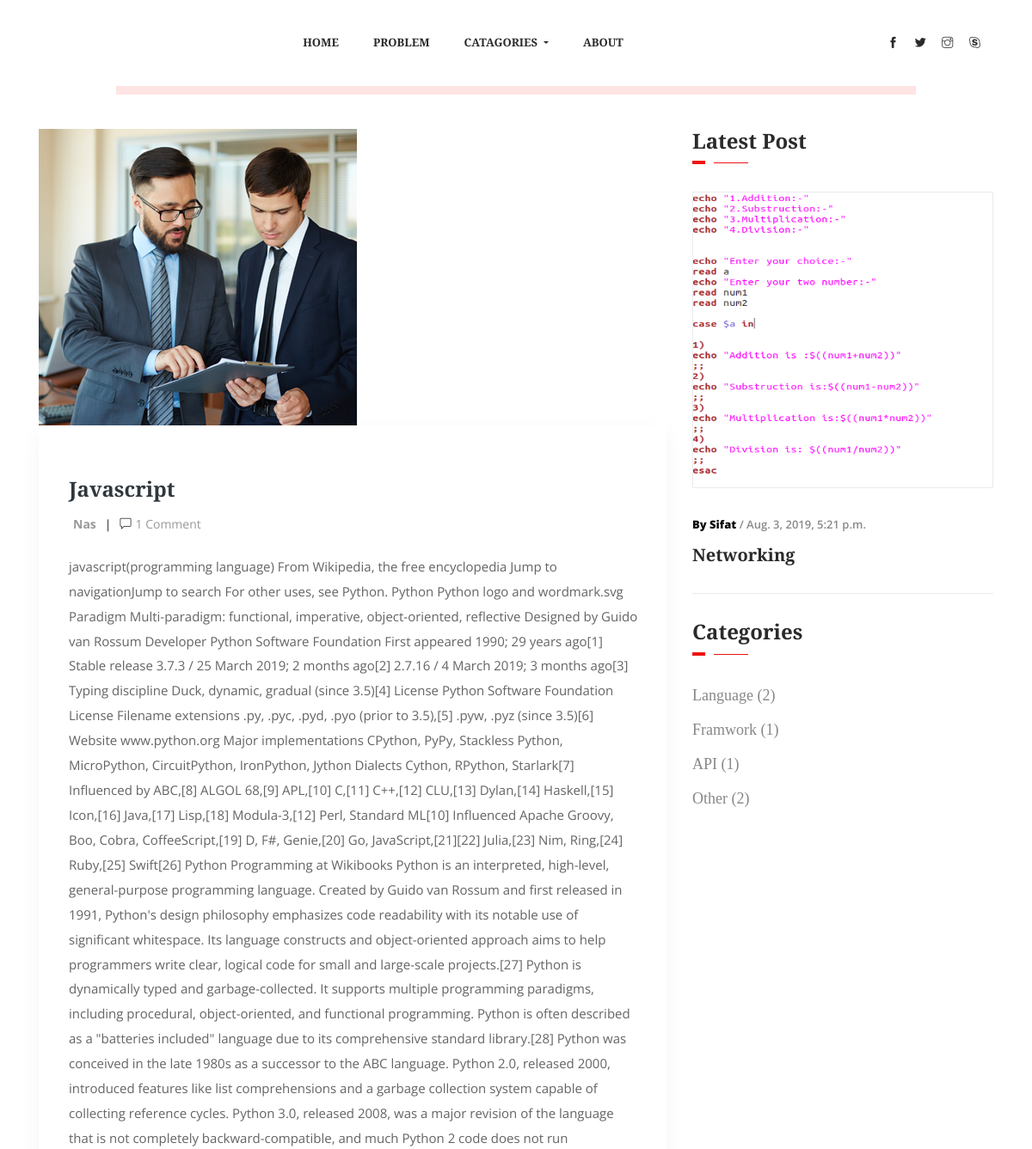
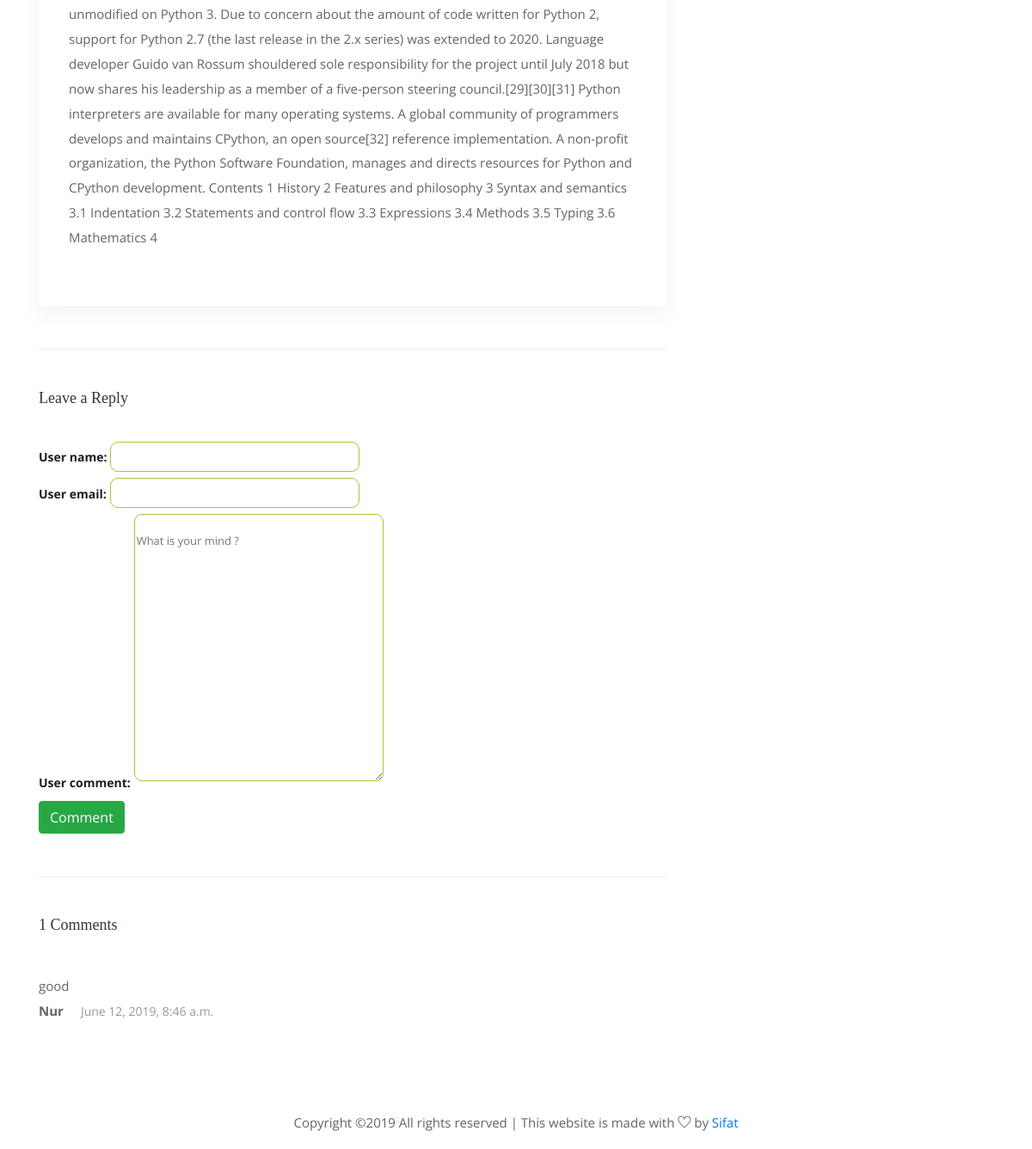
The page /detail/2/ on the database its author committed (2 pictures, top to bottom).
### mainblog/models.py (models this page shows, shortened)
class Post(models.Model):
    title = models.CharField(max_length=255)
    image = models.ImageField(upload_to='images/')
    post_detail = models.TextField()
    author = models.ForeignKey(Author,related_name='posts',on_delete=models.CASCADE)
    catagory = models.ForeignKey(Catagory,related_name="catagories",on_delete=models.CASCADE)
    pub_date = models.DateTimeField(auto_now_add=True)
    likes = models.IntegerField(default=0)
    class Meta:
        ordering =['-pub_date']
    def comment_count(self):
        comment = Post.objects.get(title=self.title)
        return comment.comments.all().count()

class Author(models.Model):
    name = models.CharField(max_length=255)
    def __str__(self):
        return self.name

class Comment(models.Model):
    user_name = models.CharField(max_length=255)
    user_email = models.EmailField()
    post =models.ForeignKey(Post,related_name='comments',on_delete=models.CASCADE)
    user_comment = models.TextField()
    comment_date = models.DateTimeField(auto_now_add=True)
    approve_comment = models.BooleanField(default=False)
    class Meta:
        ordering = ['-comment_date']

class Catagory(models.Model):
    catagory_name = models.CharField(max_length=255)
    def get_cata_count(self):
        catagory=Catagory.objects.get(catagory_name=self.catagory_name)
        return catagory.catagories.all().count()

### mainblog/views.py (the view)
# urls.py: path('detail/<post_id>/',views.detail,name ='detail'),
def detail(request,post_id):
    post = get_object_or_404(Post, pk=post_id)
    catagories = Catagory.objects.all()
    latest_post = Post.objects.all().order_by('-pub_date')[0:1]
    if request.method == 'POST':
        form = CommentForm(request.POST)
        if form.is_valid():
            comment = form.save(commit=False)
            comment.post = post
            comment.save()
            return redirect('detail', post_id)
    else:
        form = CommentForm()
    return render(request, 'single-blog-detail.html', {'post': post, "form": form,'catagories':catagories,'latest_post':latest_post})

### mainblog/forms.py
class CommentForm(forms.ModelForm):
    user_comment = forms.CharField(widget=forms.Textarea(
        attrs={'placeholder': 'What is your mind ?'}
    ),
        max_length=4000,
        help_text="the max length of text is 4000", )
    class Meta:
        model = Comment
        fields =('user_name' ,'user_email','user_comment')

### templates/single-blog-detail.html (shortened to what this page needs)
{% extends 'base.html' %}
{% block content %}
            <div class="col-lg-8 posts-list">
               <div class="single-post">
                  <div class="feature-img">
                     <img class="img-fluid" src="{{ post.image.url }}" alt="" style="width: 370px;height: 345px;">
                  </div>
                  <div class="blog_details">
                     <h2>{{ post.title }}</h2>
                     <ul class="blog-info-link mt-3 mb-4">
                        <li><a href="#"><strong>{{ post.author }}</strong></a></li>
                        {% if post.comment_count %}
                                    <li><i class="ti-comment"></i><a href="{% url 'detail' post.id %}">{{ post.comment_count }} Comment</a></li>
                                        {% else %}
                                        <li><i class="ti-comment"></i><a href="{% url 'detail' post.id %}">comment</a></li>
                        {% endif %}
                     </ul>
                     <p class="excert">{{ post.post_detail }}</p>
                  </div>
               <div class="comment-form">
                  <h4>Leave a Reply</h4>
                  <form method="POST" class="form-contact comment_form" id="commentForm" style="border-radius: 20px;">
                       <label for="id_user_name"><b>User name:</b></label>
                       <input type="text" name="user_name" maxlength="255" required=""  style="width: 290px; height: 35px;border-radius: 9px;margin-bottom: 7px;border: 1px solid yellowgreen;"></p>
                       <p><label for="id_user_email"><b>User email:</b></label>
                       <input type="email" name="user_email" maxlength="254" required="" style="width: 290px; height: 35px;border-radius: 9px;margin-bottom: 7px;border: 1px solid yellowgreen;"></p>
                       <p><label for="id_user_comment"><b>User comment:</b></label>
                           <textarea name="user_comment" cols="40" rows="10" placeholder="What is your mind ?" maxlength="4000" required="" style="width: 290px; height: 35px;border-radius: 9px;margin-bottom: 7px;border: 1px solid yellowgreen;"></textarea>
                           </p>
                    <button type="submit" class="btn btn-success">Comment</button>
                  </form>
               </div>
               </div>
               <div class="comments-area">
                  {% if post.comment_count %}
                      <h4>{{ post.comment_count }} Comments<h4></h4>
                      {% else %}
                      <h4>Comments<h4></h4>
               {% endif %}
                       {% for comment in post.comments.all %}
                  <div class="comment-list">
                     <div class="single-comment justify-content-between d-flex">
                        <div class="user justify-content-between d-flex">
                           <div class="desc">
                              <p class="comment">
                                  {{ comment.user_comment|linebreaks  }}
                              </p>
                              <div class="d-flex justify-content-between">
                                 <div class="d-flex align-items-center">
                                    <h5>
                                       <p><strong>{{ comment.user_name }}</strong></p>
                                    </h5>
                                    <p class="date">{{ comment.comment_date }} </p>
                                 </div>
                              </div>
                           </div>
                        </div>
                     </div>
                  </div>
                      {% endfor %}
               </div>
            </div>
 <div class="col-lg-4">
               <div class="sidebar_widget">
                  <div class="sidebar_tittle">
                     <h3>Latest Post</h3>
                  </div>
                  {% for p in latest_post %}
                        <div class="single_catagory_post post_2 single_border_bottom">
                            {% if p %}
                                <div class="category_post_img">
                                <img src="{{ p.image.url }}" alt="" style="width: 370px;height: 345px;border: 1px solid #e8ebed">
                            </div>
                            <div class="post_text_1 pr_30">
                                <p><span> By {{ p.author }}</span> / {{ p.pub_date  }}</p>
                                <a href="{% url 'summery' p.id %}">
                                    <h3>{{ p.title }}</h3>
                                </a>
                            </div>
                            {% endif %}
                        </div>
                    {% endfor %}
                  <div class="sidebar_tittle">
                     <h3>Categories</h3>
                  </div>
                  <div class="single_catagory_item category">
                     <ul class="list-unstyled">
                        {% for cat in catagories %}
                                <li><a href="single-blog.html">{{ cat.catagory_name }} ({{ cat.get_cata_count }})</a></li>
                        {% endfor %}
                     </ul>
                  </div>
               </div>
            </div>
{% endblock %}

### static/css/custom.css (style rules this page uses)
b { color: #1b1e21; }

### rows shown on the page
Post: image (picture), title "Javascript", author "Nas", comment_count "1", post_detail "javascript(programming language) From Wikipedia, the free encyclopedia Jump to navigationJump to search For other uses, see Python. Python Python logo and wordmark.svg Paradigm Multi-paradigm: functional, imperative, object-oriented, reflective Designed by Guido van Rossum Developer Python Software Foundation First appeared 1990; 29 years ago[1] Stable release 3.7.3 / 25 March 2019; 2 months ago[2] 2.7.16 / 4 March 2019; 3 months ago[3] Typing discipline Duck, dynamic, gradual (since 3.5)[4] License Python Software Foundation License Filename extensions .py, .pyc, .pyd, .pyo (prior to 3.5),[5] .pyw, .pyz (since 3.5)[6] Website www.python.org Major implementations CPython, PyPy, Stackless…"
Comment: user_comment "good", user_name "Nur", comment_date "June 12, 2019, 8:46 a.m."
Post: image (picture), author "Sifat", pub_date "Aug. 3, 2019, 5:21 p.m.", title "Networking"
Catagory: catagory_name "Language", get_cata_count "2"
Catagory: catagory_name "Framwork", get_cata_count "1"
Catagory: catagory_name "API", get_cata_count "1"
Catagory: catagory_name "Other", get_cata_count "2"
